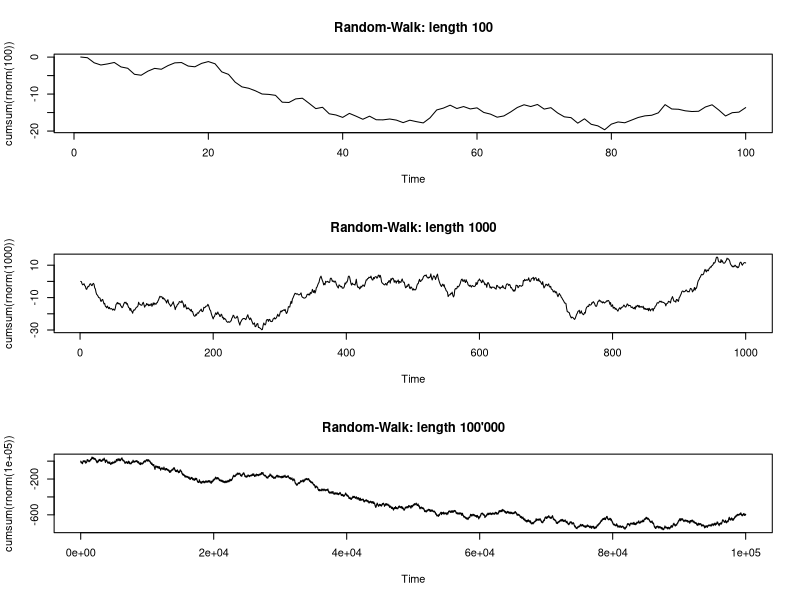
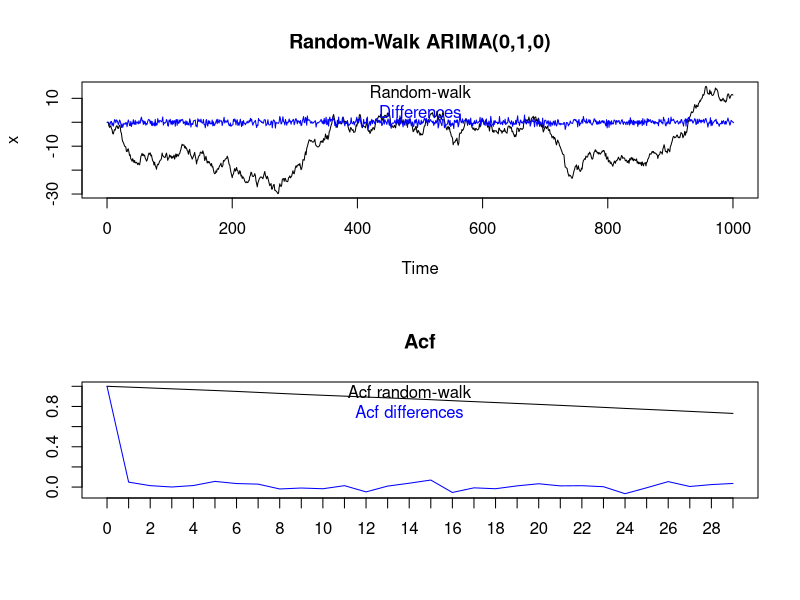
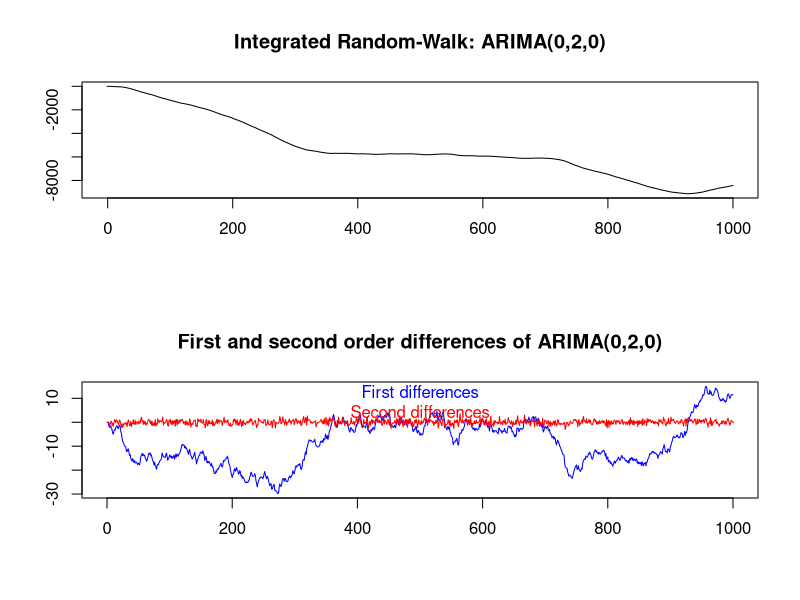
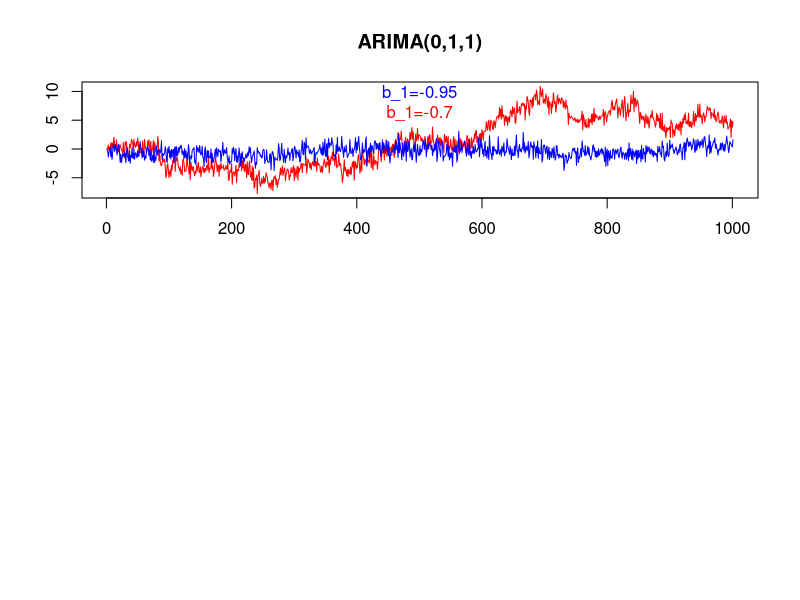
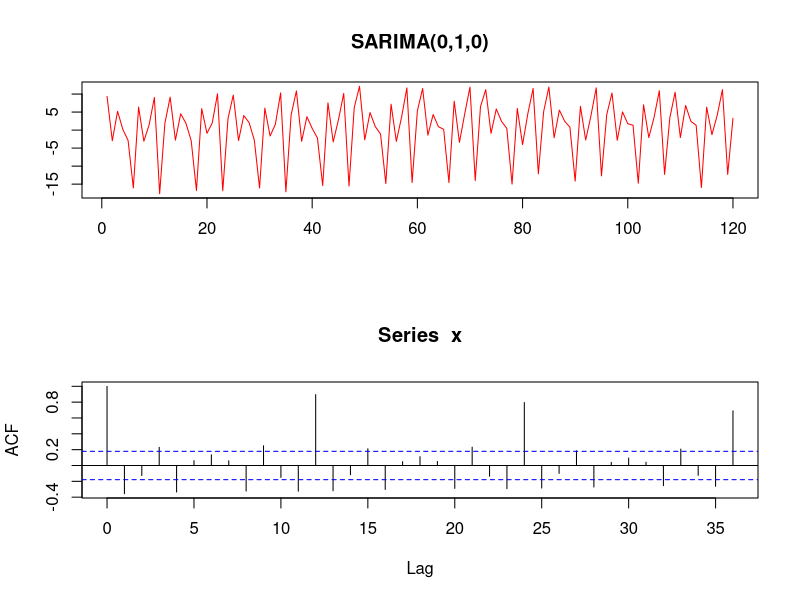
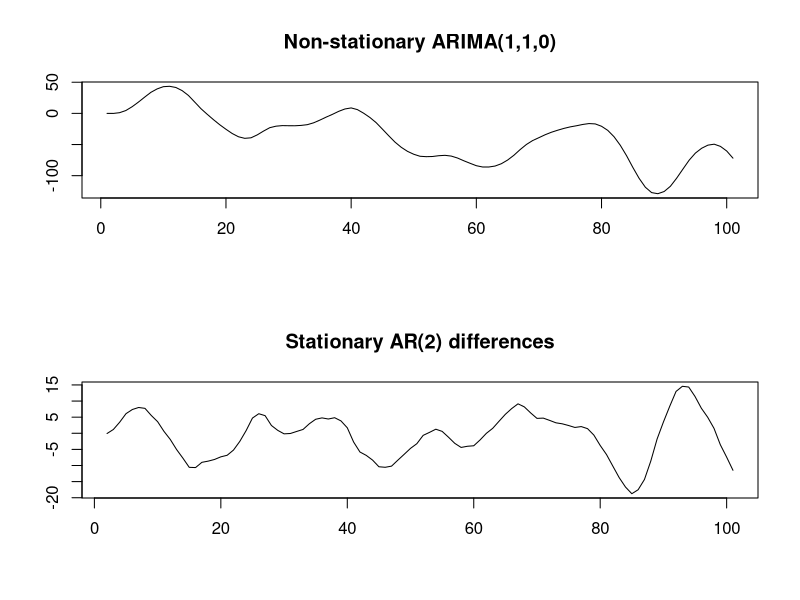
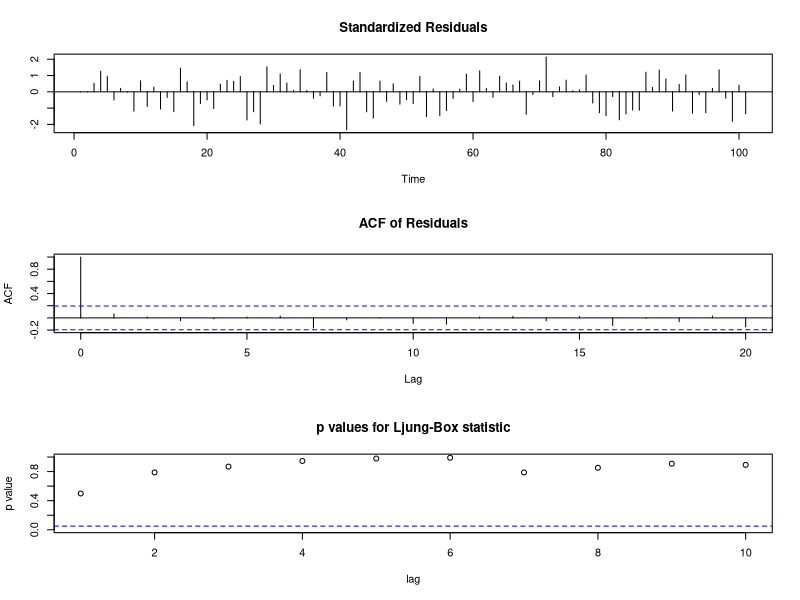
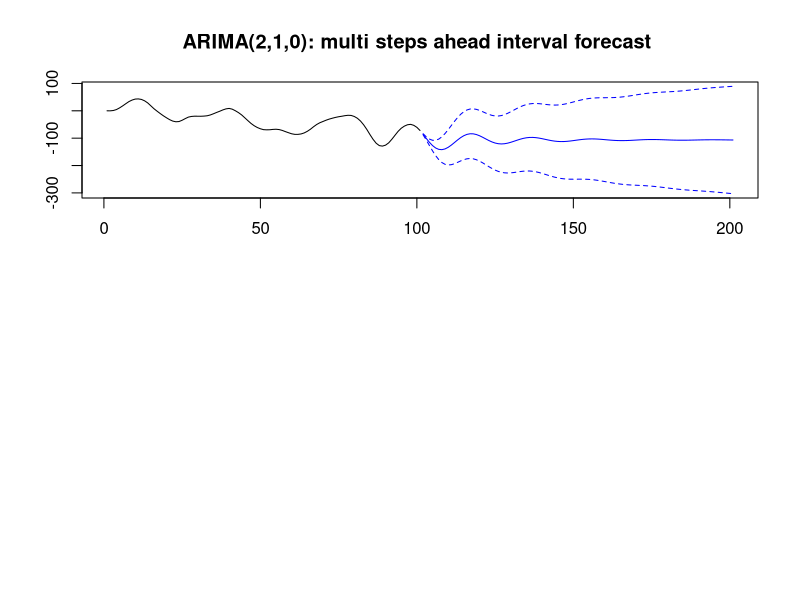

Write the R code that produced these figures, in order.

# Section 9.2.2

set.seed(10)
par(mfrow=c(3,1))
ts.plot(cumsum(rnorm(100)),main="Random-Walk: length 100")
set.seed(10)
ts.plot(cumsum(rnorm(1000)),main="Random-Walk: length 1000")
set.seed(10)
ts.plot(cumsum(rnorm(100000)),main="Random-Walk: length 100'000")


#----------------------------------------------------------------------------------------------
# Section 9.3.2

set.seed(10)
len<-1000
x<-arima.sim(list(order = c(0,1,0)), n = len)
y_1<-x
len_1<-len
y_2<-diff(x)
len_2<-len-1
aucf<-matrix(ncol=2,nrow=30)
for (i in 0:29)
{
  aucf[i+1,1]<-(y_1[(1+i):len_1]-mean(y_1))%*%(y_1[1:(len_1-i)]-mean(y_1))/
    sum((y_1[1:len_1]-mean(y_1))^2)
  aucf[i+1,2]<-(y_2[(1+i):len_2]-mean(y_2))%*%(y_2[1:(len_2-i)]-mean(y_2))/
    sum((y_2[1:len_2]-mean(y_2))^2)
}
par(mfrow=c(2,1))
ts.plot(x,main="Random-Walk ARIMA(0,1,0)")
lines(c(0,diff(x)),col="blue")
mtext("Random-walk", side = 3, line = -1,at=len/2,col="black")
mtext("Differences", side = 3, line = -2,at=len/2,col="blue")
plot(aucf[,1],xlab="",ylab="",ylim=c(min(aucf[,2]),max(aucf[,2])),type="l",axes="F",main="Acf")
lines(aucf[,2],col="blue")
mtext("Acf random-walk", side = 3, line = -1,at=15,col="black")
mtext("Acf differences", side = 3, line = -2,at=15,col="blue")
axis(1,at=1:length(aucf[,1]),labels=-1+1:length(aucf[,1]))
axis(2)
box()



set.seed(10)
len<-1000
y_1<-arima.sim(list(order = c(0,2,0)), n = len)
len_1<-len
y_2<-diff(y_1)
len_2<-len-1
y_3<-diff(y_2)
len_3<-len_2-1
par(mfrow=c(2,1))
ts.plot(y_1,main="Integrated Random-Walk: ARIMA(0,2,0)",ylab="",xlab="")
ts.plot(y_2,main="First and second order differences of ARIMA(0,2,0)",
        col="blue",ylab="",xlab="")
lines(c(0,y_3),col="red")
mtext("First differences", side = 3, line = -1,at=len/2,col="blue")
mtext("Second differences", side = 3, line = -2,at=len/2,col="red")



set.seed(10)
len<-1000
b_1<--0.95
b_2<--0.7
y_1<-arima.sim(list(order = c(0,1,1),ma=b_1), n = len)
y_2<-arima.sim(list(order = c(0,1,1),ma=b_2), n = len)
len_1<-len
len_2<-len
ts.plot(y_2,main="ARIMA(0,1,1)",ylab="",xlab="",col="red")
lines(y_1,col="blue")
mtext(paste("b_1=",b_1,sep=""), side = 3, line = -1,at=len/2,col="blue")
mtext(paste("b_1=",b_2,sep=""), side = 3, line = -2,at=len/2,col="red")


#-------------------------------------------------------------------------------------------------
# Section 9.3.3

set.seed(10)
len<-1000
eps<-rnorm(len)
x_1<-rep(0,len)
for (i in 13:len)
  x_1[i]<-x_1[i-12]+eps[i]
x<-x_1[(len-120+1):len]
par(mfrow=c(2,1))
ts.plot(x,main="SARIMA(0,1,0)",ylab="",xlab="",col="red")
acf(x,lag.max=36)


polyroot(c(1,rep(0,11),-1))

abs(polyroot(c(1,rep(0,11),-1)))
2*pi/Arg(polyroot(c(1,rep(0,11),-1)))

#---------------------------------------------------------------------------------------------
# Section 9.5


# Exercise 1
set.seed(10)
sigma<-1
len<-100
a_1<-1.8
a_2<--0.9
a_vec<-c(a_1,a_2)
x<-arima.sim(n = len, list(order = c(2,1,0), ar = a_vec), sd = sigma)
par(mfrow=c(2,1))
ts.plot(x,xlab="",ylab="",main="Non-stationary ARIMA(1,1,0)")
ts.plot(diff(x),xlab="",ylab="",main="Stationary AR(2) differences")



# Exercise 2

x_obj<-arima(x,order=c(2,1,0))
tsdiag(x_obj)

# Exercise 3

h<-100
ymin<-min(predict(x_obj,n.ahead=h)$pred-2*predict(x_obj,n.ahead=h)$se)
ymax<-max(predict(x_obj,n.ahead=h)$pred+2*predict(x_obj,n.ahead=h)$se)
ts.plot(c(x,rep(NA,h)),xlab="",ylab="",
        main="ARIMA(2,1,0): multi steps ahead interval forecast ",
        ylim=c(ymin,ymax))
lines(c(rep(NA,length(x)),predict(x_obj,n.ahead=h)$pred),col="blue")
lines(c(rep(NA,length(x)),predict(x_obj,n.ahead=h)$pred-2*predict(x_obj,n.ahead=h)$se),
      col="blue",lty=2)
lines(c(rep(NA,length(x)),predict(x_obj,n.ahead=h)$pred+2*predict(x_obj,n.ahead=h)$se),
      col="blue",lty=2)

# Exercise 4
y<-diff(x)
y_obj<-arima(y,order=c(2,0,0),include.mean=F)
par(mfrow=c(2,1))
ymin<-min(predict(y_obj,n.ahead=h)$pred-2*predict(y_obj,n.ahead=h)$se)
ymax<-max(predict(y_obj,n.ahead=h)$pred+2*predict(y_obj,n.ahead=h)$se)
ts.plot(c(y,rep(NA,h)),xlab="",ylab="",
        main="AR(2): multi steps ahead interval forecast ",
        ylim=c(ymin,ymax))
lines(c(rep(NA,length(y)),predict(y_obj,n.ahead=h)$pred),col="blue")
lines(c(rep(NA,length(y)),predict(y_obj,n.ahead=h)$pred-2*predict(y_obj,n.ahead=h)$se),
      col="blue",lty=2)
lines(c(rep(NA,length(y)),predict(y_obj,n.ahead=h)$pred+2*predict(y_obj,n.ahead=h)$se),
      col="blue",lty=2)
# Integrate forecasts
ymin<-min(c(x,x[length(x)]+cumsum(predict(y_obj,n.ahead=h)$pred)))
ymax<-max(c(x,x[length(x)]+cumsum(predict(y_obj,n.ahead=h)$pred)))
ts.plot(c(x,rep(NA,h)),xlab="",ylab="",main="Cusum of AR(2) forecasts",
        ylim=c(ymin,ymax))
lines(c(rep(NA,length(y)),x[length(x)]+cumsum(predict(y_obj,n.ahead=h)$pred)),col="blue")


# Exercise 5

set.seed(10)
len<-100
x<-cumsum(rnorm(len))
z<-cumsum(x)
x_obj<-arima(x,order=c(0,1,0),include.mean=F)
z_obj<-arima(z,order=c(0,2,0),include.mean=F)
par(mfrow=c(2,1))
# random walk
ymin<-min(predict(x_obj,n.ahead=h)$pred-2*predict(x_obj,n.ahead=h)$se)
ymax<-max(predict(x_obj,n.ahead=h)$pred+2*predict(x_obj,n.ahead=h)$se)
ts.plot(c(x,rep(NA,h)),xlab="",ylab="",
        main="ARIMA(0,1,0): multi steps ahead interval forecast ",
        ylim=c(ymin,ymax))
lines(c(rep(NA,length(x)),predict(x_obj,n.ahead=h)$pred),col="blue")
lines(c(rep(NA,length(x)),predict(x_obj,n.ahead=h)$pred-2*predict(x_obj,n.ahead=h)$se),
      col="blue",lty=2)
lines(c(rep(NA,length(x)),predict(x_obj,n.ahead=h)$pred+2*predict(x_obj,n.ahead=h)$se),
      col="blue",lty=2)
# Integrated random-walk
ymin<-min(c(z,predict(z_obj,n.ahead=h)$pred-2*predict(z_obj,n.ahead=h)$se))
ymax<-max(c(z,predict(z_obj,n.ahead=h)$pred+2*predict(z_obj,n.ahead=h)$se))
ts.plot(c(z,rep(NA,h)),xlab="",ylab="",
        main="ARIMA(0,2,0): multi steps ahead interval forecast ",
        ylim=c(ymin,ymax))
lines(c(rep(NA,length(z)),predict(z_obj,n.ahead=h)$pred),col="blue")
lines(c(rep(NA,length(z)),predict(z_obj,n.ahead=h)$pred-2*predict(z_obj,n.ahead=h)$se),
      col="blue",lty=2)
lines(c(rep(NA,length(z)),predict(z_obj,n.ahead=h)$pred+2*predict(z_obj,n.ahead=h)$se),
      col="blue",lty=2)


# Exercise 6

set.seed(10)
len<-100
h<-100
# non-vanisshing mean
mu<-0.5
y<-mu+rnorm(len)
x<-cumsum(y)
z<-cumsum(x)
y_obj<-arima(y,order=c(0,0,0),include.mean=T)
y_obj
par(mfrow=c(2,1))
# random walk: integrate forecasts of y_t once
ymin<-min(c(x,x[length(x)]+cumsum(predict(y_obj,n.ahead=h)$pred)))
ymax<-max(c(x,x[length(x)]+cumsum(predict(y_obj,n.ahead=h)$pred)))
ts.plot(c(x,rep(NA,h)),xlab="",ylab="",main="Forecast random-walk + drift",
        ylim=c(ymin,ymax))
lines(c(rep(NA,length(y)),x[length(x)]+cumsum(predict(y_obj,n.ahead=h)$pred)),col="blue")
ymin<-min(c(z,z[length(z)]+cumsum(x[length(x)]+cumsum(predict(y_obj,n.ahead=h)$pred))))
ymax<-max(c(z,z[length(z)]+cumsum(x[length(x)]+cumsum(predict(y_obj,n.ahead=h)$pred))))
ts.plot(c(z,rep(NA,h)),xlab="",ylab="",main="Forecast integrated random-walk + drift",
        ylim=c(ymin,ymax))
lines(c(rep(NA,length(z)),z[length(z)]+cumsum(x[length(x)]+
                                                cumsum(predict(y_obj,n.ahead=h)$pred))),col="blue")